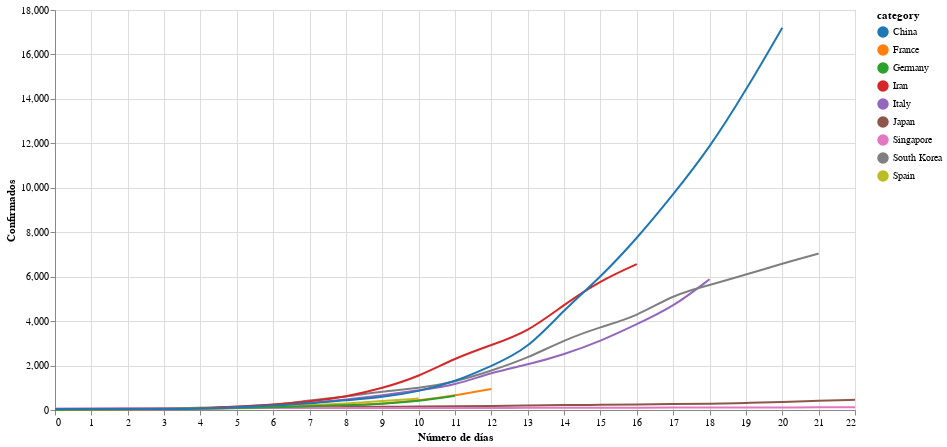

Notebook cell for this chart:
### Markdown cell above
Haz click en la leyenda para activar una única línea.

### Code cell
# collapse
# get data
response = requests.get('https://docs.google.com/spreadsheet/ccc?key=1Z7VQ5xlf3BaTx_LBBblsW4hLoGYWnZyog3jqsS9Dbgc&output=csv&gid=0')
assert response.status_code == 200, 'Wrong status code'
data = response.content
df = pd.read_csv(BytesIO(data))
df = df[df.columns[2:]][1:65].T.reset_index(drop=True)
col_names = df.iloc[0]
col_names[1] = 'Fecha'
df.columns = col_names
df = df.drop(df.index[0])
df['Fecha'] = pd.to_datetime(df['Fecha'], utc=True)
df = df.set_index('Fecha')
df = df.applymap(lambda a: str(a).replace(',',''))
df = df.apply(pd.to_numeric, errors='coerce')
keep = ['Spain', 'Italy', 'South Korea', 'Iran', 'Japan', 'France', 'Singapore', 'Germany', 'China']
df = df[keep]

# align data
aligned_data = {}
daily_delta = 0
plus_days = 23 + daily_delta
plus_spain = 11 + daily_delta
plus_iran = 19 + daily_delta
plus_italy = 19 + daily_delta
plus_france = 13 + daily_delta
plus_germany = 13 + daily_delta
plus_southkorea = 22 + daily_delta
plus_china = 21

aligned_data['Spain'] = np.array(df['Spain'][44:44+plus_spain])
aligned_data['Italy'] = np.array(df['Italy'][36:36+plus_italy])
aligned_data['South Korea'] = np.array(df['South Korea'][33:33+plus_southkorea])
aligned_data['Iran'] = np.array(df['Iran'][39:39+plus_iran])
aligned_data['Japan'] = np.array(df['Japan'][32:32+plus_days])
aligned_data['France'] = np.array(df['France'][42:42+plus_france])
aligned_data['Singapore'] = np.array(df['Singapore'][32:32+plus_days])
aligned_data['Germany'] = np.array(df['Germany'][42:42+plus_germany])
aligned_data['China'] = np.array(df['China'][0:0+plus_china])
df_aligned = pd.DataFrame(dict([(k,pd.Series(v)) for k,v in aligned_data.items() ]))
df = df_aligned

# plot
# color scheme
def my_theme():
    return {
        'config': {
            'range': {'category': {'scheme': 'category10'}}
        }
    }

# Register and enable.
alt.themes.register('my_theme', my_theme)
alt.themes.enable('my_theme')

source = df.reset_index().melt('index', var_name='category', value_name='Confirmados')
source.index = list(source.index)
source.index = source.index.astype(int)
selection = alt.selection_multi(fields=['category'], bind='legend')

line = alt.Chart(source).mark_line(interpolate='basis').encode(
    alt.X('index:Q', axis=alt.Axis(tickRound=True), title='Número de días'),
    alt.Y('Confirmados:Q'),
    alt.Color('category:N'),
    opacity=alt.condition(selection, alt.value(1), alt.value(0.2))
)

nearest = alt.selection(type='single', nearest=True, on='mouseover',
                        fields=['index'], empty='none')

# Transparent selectors across the chart. This is what tells us
# the x-value of the cursor
selectors = alt.Chart(source).mark_point().encode(
    x='index:Q',
    opacity=alt.value(0),
).add_selection(
    nearest
)

# Draw points on the line, and highlight based on selection
points = line.mark_point().encode(
    opacity=alt.condition(nearest, alt.value(1), alt.value(0))
)

# Draw text labels near the points, and highlight based on selection
text = line.mark_text(align='left', dx=5, dy=-5).encode(
    text=alt.condition(nearest, 'Confirmados:Q', alt.value(' '))
)

line = line.add_selection(
    selection
)

# Draw a rule at the location of the selection
rules = alt.Chart(source).mark_rule(color='gray').encode(
    x='index:Q',
).transform_filter(
    nearest
)

# Put the five layers into a chart and bind the data
alt.layer(
    line, selectors, points, rules, text
).properties(
    width=800, height=400
)

### Figure 1 — Vega-Lite specification as saved in the notebook (floating-point values rounded to 4 significant figures; data arrays with more than 128 entries replaced by an {"elided": "..."} marker saying what was removed)
{"config": {"range": {"category": {"scheme": "category10"}}}, "layer": [{"mark": {"type": "line", "interpolate": "basis"}, "encoding": {"color": {"type": "nominal", "field": "category"}, "opacity": {"condition": {"value": 1, "selection": "selector042"}, "value": 0.2}, "x": {"type": "quantitative", "axis": {"tickRound": true}, "field": "index", "title": "Número de días"}, "y": {"type": "quantitative", "field": "Confirmados"}}, "selection": {"selector042": {"type": "multi", "fields": ["category"], "bind": "legend"}}}, {"mark": "point", "encoding": {"opacity": {"value": 0}, "x": {"type": "quantitative", "field": "index"}}, "selection": {"selector043": {"type": "single", "nearest": true, "on": "mouseover", "fields": ["index"], "empty": "none"}}}, {"mark": "point", "encoding": {"color": {"type": "nominal", "field": "category"}, "opacity": {"condition": {"value": 1, "selection": "selector043"}, "value": 0}, "x": {"type": "quantitative", "axis": {"tickRound": true}, "field": "index", "title": "Número de días"}, "y": {"type": "quantitative", "field": "Confirmados"}}}, {"mark": {"type": "rule", "color": "gray"}, "encoding": {"x": {"type": "quantitative", "field": "index"}}, "transform": [{"filter": {"selection": "selector043"}}]}, {"mark": {"type": "text", "align": "left", "dx": 5, "dy": -5}, "encoding": {"color": {"type": "nominal", "field": "category"}, "opacity": {"condition": {"value": 1, "selection": "selector042"}, "value": 0.2}, "text": {"condition": {"type": "quantitative", "field": "Confirmados", "selection": "selector043"}, "value": " "}, "x": {"type": "quantitative", "axis": {"tickRound": true}, "field": "index", "title": "Número de días"}, "y": {"type": "quantitative", "field": "Confirmados"}}}], "data": {"name": "data-554f1d98bb56971b7cd1b428218ea9d6"}, "height": 400, "width": 800, "$schema": "https://vega.github.io/schema/vega-lite/v4.0.2.json", "datasets": {"data-554f1d98bb56971b7cd1b428218ea9d6": {"elided": "207 records"}}}
